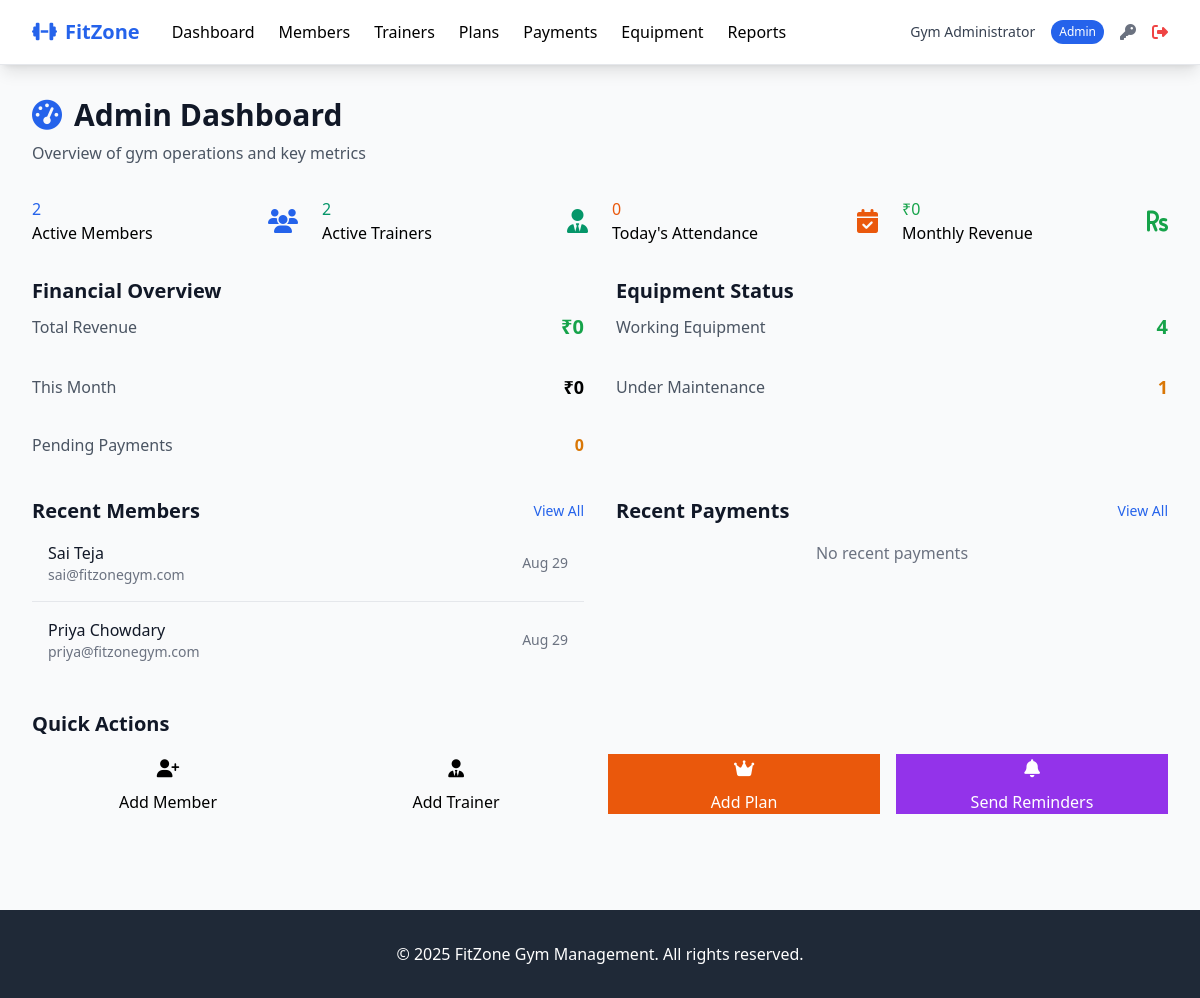
The app's page /admin/dashboard (signed in), older data.
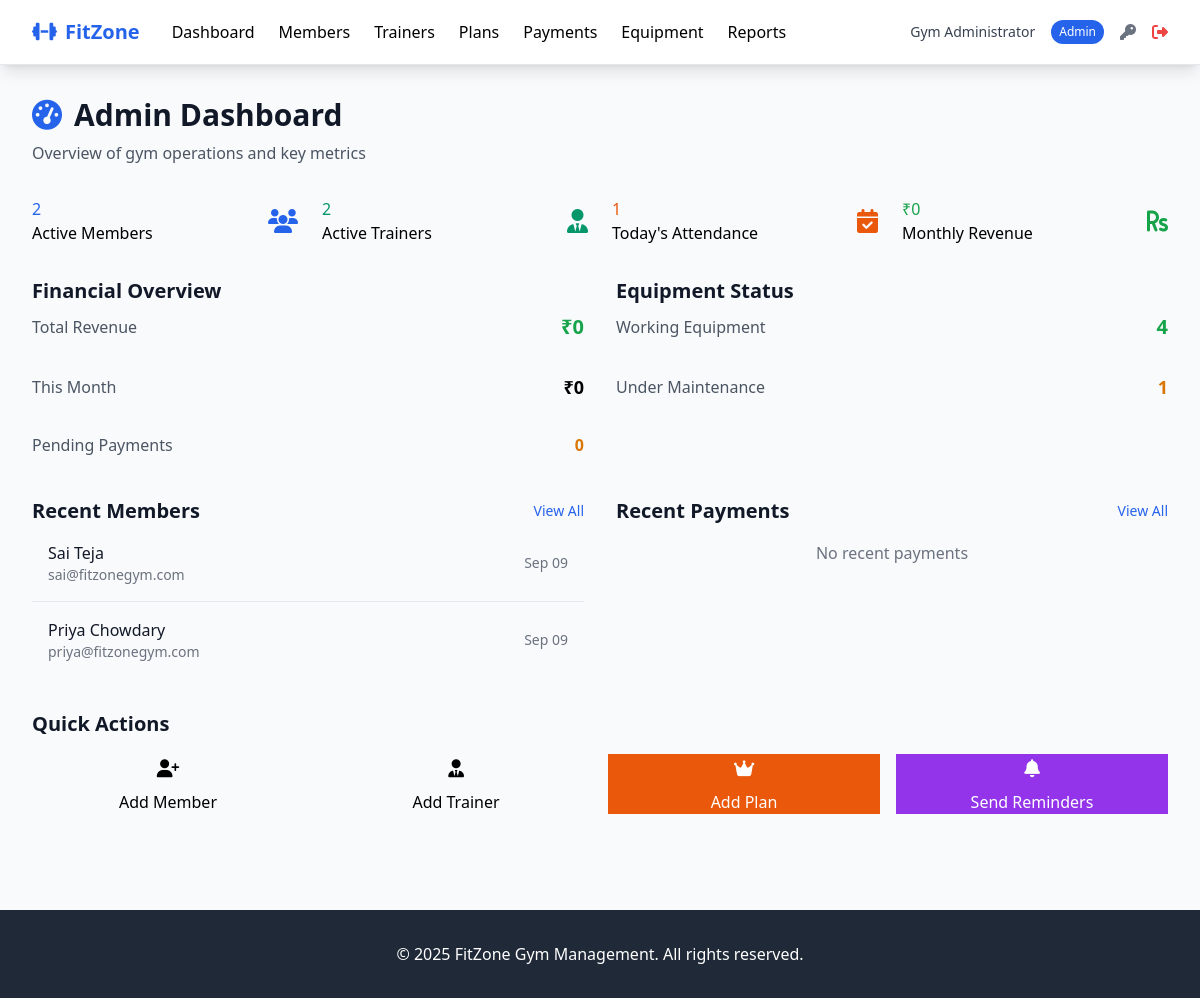
The same page, newer data.
### tables this page shows
CREATE TABLE members (
            id INTEGER PRIMARY KEY AUTOINCREMENT,
            user_id INTEGER,
            membership_plan_id INTEGER,
            phone TEXT NOT NULL,
            emergency_contact TEXT,
            emergency_phone TEXT,
            address TEXT,
            date_of_birth DATE,
            weight DECIMAL(5,2),
            height DECIMAL(5,2),
            medical_conditions TEXT,
            fitness_goals TEXT,
            membership_start_date DATE,
            membership_end_date DATE,
            status TEXT DEFAULT 'active' CHECK (status IN ('active', 'inactive', 'suspended')),
            trainer_id INTEGER,
            created_at TIMESTAMP DEFAULT CURRENT_TIMESTAMP,
            updated_at TIMESTAMP DEFAULT CURRENT_TIMESTAMP,
            FOREIGN KEY (user_id) REFERENCES users (id),
            FOREIGN KEY (membership_plan_id) REFERENCES membership_plans (id),
            FOREIGN KEY (trainer_id) REFERENCES trainers (id)
        );

CREATE TABLE users (
            id INTEGER PRIMARY KEY AUTOINCREMENT,
            username TEXT UNIQUE NOT NULL,
            email TEXT UNIQUE NOT NULL,
            password_hash TEXT NOT NULL,
            role TEXT NOT NULL CHECK (role IN ('admin', 'member', 'trainer')),
            full_name TEXT NOT NULL,
            phone TEXT,
            is_active BOOLEAN DEFAULT 1,
            created_at TIMESTAMP DEFAULT CURRENT_TIMESTAMP,
            updated_at TIMESTAMP DEFAULT CURRENT_TIMESTAMP
        );

### routes/admin.py (the view)
@admin_bp.route('/dashboard')
@admin_required
def dashboard():
    try:
        total_members = Member.get_count_active()
        total_trainers = Trainer.get_count_active()
        today_attendance = Attendance.get_todays_attendance()
        revenue_stats = Payment.get_revenue_stats()
        monthly_revenue = Payment.get_revenue_stats(year=date.today().year, month=date.today().month)
        pending_payments = Payment.get_pending_payments()
        working_equipment = Equipment.get_working_count()
        maintenance_equipment = Equipment.get_maintenance_count()
        recent_members = Member.get_recent(5)
        recent_payments = Payment.get_recent(5)
        expiring_memberships = Member.get_expiring_soon(30)
        return render_template(
            'admin/dashboard.html',
            total_members=total_members,
            total_trainers=total_trainers,
            today_attendance=today_attendance,
            total_revenue = revenue_stats.get('total_revenue', 0) if revenue_stats else 0,
            monthly_revenue = monthly_revenue.get('total_revenue', 0) if monthly_revenue else 0,
            pending_payments=len(pending_payments),
            working_equipment=working_equipment,
            maintenance_equipment=maintenance_equipment,
            recent_members=recent_members,
            recent_payments=recent_payments,
            expiring_memberships=expiring_memberships
        )
    except Exception as e:
        print("\n--- DASHBOARD ERROR ---")
        print("Error:", e)
        traceback.print_exc()
        print("--- END ERROR ---\n")
        flash('Error loading dashboard data. Check logs for details.')
        return render_template(
            'admin/dashboard.html',
            total_members=0, total_trainers=0, today_attendance=0,
            total_revenue=0, monthly_revenue=0, pending_payments=0,
            working_equipment=0, maintenance_equipment=0,
            recent_members=[], recent_payments=[], expiring_memberships=[]
        )

### models/attendance.py (called while the page is built)
    @classmethod
    def _db_path(cls):
        return current_app.config.get('DATABASE_PATH', 'gym_management.db')

    @classmethod
    def get_todays_attendance(cls):
        db_path = cls._db_path()
        result = execute_query('SELECT COUNT(*) FROM attendance WHERE date = ?', (date.today().isoformat(),), db_path, fetch=True)
        return result[0][0] if result else 0

### models/database.py (called while the page is built)
def get_db_connection(db_path='gym_management.db'):
    conn = sqlite3.connect(db_path)
    conn.row_factory = sqlite3.Row
    conn.execute("PRAGMA foreign_keys = ON")
    return conn

### models/equipment.py (called while the page is built)
    @classmethod
    def get_working_count(cls):
        db_path = current_app.config.get('DATABASE_PATH', 'gym_management.db')
        query = 'SELECT COUNT(*) FROM equipment WHERE status = "working"'
        result = execute_query(query, (), db_path, fetch=True)
        return result[0][0] if result else 0

    @classmethod
    def get_maintenance_count(cls):
        db_path = current_app.config.get('DATABASE_PATH', 'gym_management.db')
        query = 'SELECT COUNT(*) FROM equipment WHERE status = "maintenance"'
        result = execute_query(query, (), db_path, fetch=True)
        return result[0][0] if result else 0

### templates/admin/dashboard.html (shortened to what the changed rows need)
{% extends "base.html" %}
{% block content %}
<div class="mb-8">
    <h1 class="text-3xl font-bold text-gray-900 mb-2">
        <i class="fas fa-tachometer-alt mr-3 text-primary"></i>Admin Dashboard
    </h1>
</div>
<div class="grid grid-cols-1 md:grid-cols-2 lg:grid-cols-4 gap-6 mb-8">
    <div class="stat-card">
        <div class="flex items-center justify-between">
            <div>
                <div class="stat-value text-accent">{{ today_attendance }}</div>
                <div class="stat-label">Today's Attendance</div>
            </div>
        </div>
    </div>
</div>
<div class="grid grid-cols-1 lg:grid-cols-2 gap-8 mb-8">
    <div class="card">
        <div class="card-header">
            <h2 class="text-xl font-semibold text-gray-900">Financial Overview</h2>
        </div>
    </div>
    <div class="card">
        <div class="card-header">
            <h2 class="text-xl font-semibold text-gray-900">Equipment Status</h2>
        </div>
    </div>
</div>
<div class="grid grid-cols-1 lg:grid-cols-2 gap-8 mb-8">
    <div class="card">
        <div class="card-header flex justify-between items-center">
            <h2 class="text-xl font-semibold text-gray-900">Recent Members</h2>
        </div>
        <div class="card-body p-0">
            {% if recent_members %}
            <div class="divide-y divide-gray-200">
                {% for member in recent_members %}
                <div class="p-4 hover:bg-gray-50">
                    <div class="flex justify-between items-center">
                        <div>
                            <div class="font-medium text-gray-900">{{ member.full_name }}</div>
                            <div class="text-sm text-gray-500">{{ member.email }}</div>
                        </div>
                        <div class="text-sm text-gray-500">
                            {{ member.created_at|datetimeformat('%b %d') }}
                        </div>
                    </div>
                </div>
                {% endfor %}
            </div>
            {% else %}
            <div class="p-4 text-center text-gray-500">No recent members</div>
            {% endif %}
        </div>
    </div>
    <div class="card">
        <div class="card-header flex justify-between items-center">
            <h2 class="text-xl font-semibold text-gray-900">Recent Payments</h2>
        </div>
    </div>
</div>
<div class="mt-8">
    <h2 class="text-xl font-semibold text-gray-900 mb-4">Quick Actions</h2>
</div>
{% endblock %}

Row changes from the older to the newer data that the page shows:
changed members "Sai Teja": created_at "Aug 29" → "Sep 09"
changed members "Priya Chowdary": created_at "Aug 29" → "Sep 09"
Text that changed along with them:
{{ today_attendance }}: "0" → "1"
